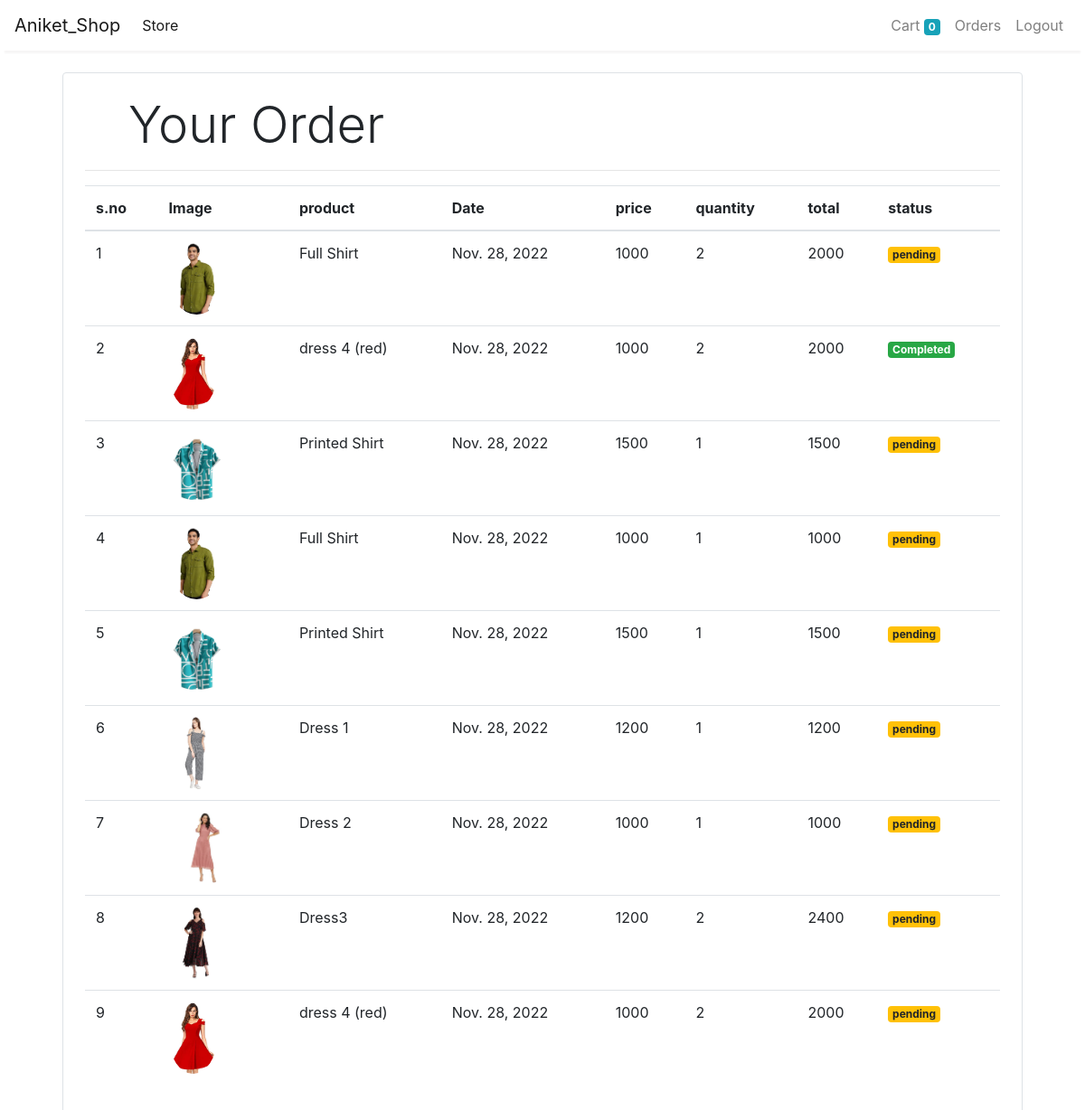
Page /order (signed in) on the committed database.
### shop/models.py (models this page shows, shortened)
class Order(models.Model):
    product = models.ForeignKey(Product,
                                on_delete=models.CASCADE)
    customer = models.ForeignKey(Customer,
                                 on_delete=models.CASCADE)
    quantity = models.IntegerField(default=1)
    price = models.IntegerField()
    address = models.CharField(max_length=50, default='', blank=True)
    phone = models.CharField(max_length=50, default='', blank=True)
    date = models.DateField(default=datetime.datetime.today)
    status = models.BooleanField(default=False)
    @staticmethod
    def get_orders_by_customer(customer_id):
        return Order.objects.filter(customer=customer_id).order_by('-date')

class Product(models.Model):
    name = models.CharField(max_length=50)
    price = models.IntegerField(default=0)
    category = models.ForeignKey(Category, on_delete=models.CASCADE, default=1)
    description = models.CharField(max_length=200, default='' , null=True , blank=True)
    image = models.ImageField(upload_to='uploads/products/')

### shop/views.py (the view)
# urls.py: path('order', order_page, name="order" ),
def order_page(request):
    customer = request.session.get('customer')
    orders = Order.get_orders_by_customer(customer)
    print(orders)
    return render(request, 'order.html', {'orders':orders})

### shop/templatetags/cart.py (called while the page is built)
@register.filter(name='multiply')
def multiply (number,number1):
    return number*number1

### shop/templates/order.html
{% extends "base.html" %}
{% block start %}
{% load cart %}
<div class="container">
 <div class="border rounded p-4 m-4">
    <p class="display-4 pl-4 ml-4">Your Order </p>
    <hr>
    <div class="table-responsive">
            <table class="table">
                <thead>
                    <tr>
                        <th>s.no</th>
                        <th>Image</th>
                        <th>product</th>
                        <th>Date</th>
                        <th>price</th>
                        <th>quantity</th>
                        <th>total</th>
                        <th>status</th>
                    </tr>
                </thead>
                <tbody>
                    {% for order in orders %}
                    <tr>
                        <td>{{forloop.counter}}</td>
                        <td><img style="height: 80px;" class="rounded-circle" src="{{order.product.image.url}}" alt=""></td>
                        <td>{{order.product.name}}</td>
                        <td>{{order.date}}</td>
                        <td>{{order.price}}</td>
                        <td>{{order.quantity}}</td>
                        <td>{{order.quantity|multiply:order.price}}</td>
                         {% if order.status %}
                         <td><small class="badge badge-success">Completed</small></td>
                         {% else %}
                         <td><small class="badge badge-warning">pending</small></td>
                         {% endif %}
                    </tr>
                    {% endfor %}
                </tbody>
            </table>
        </div>
    </div>
</div>
{% endblock %}

### rows in the picture
Order: product.image (picture), product.name "Full Shirt", date "Nov. 28, 2022", price "1000", quantity "2", quantity|multiply "2000", status "pending"
Order: product.image (picture), product.name "dress 4 (red)", date "Nov. 28, 2022", price "1000", quantity "2", quantity|multiply "2000", status "Completed"
Order: product.image (picture), product.name "Printed Shirt", date "Nov. 28, 2022", price "1500", quantity "1", quantity|multiply "1500", status "pending"
Order: product.image (picture), product.name "Full Shirt", date "Nov. 28, 2022", price "1000", quantity "1", quantity|multiply "1000", status "pending"
Order: product.image (picture), product.name "Printed Shirt", date "Nov. 28, 2022", price "1500", quantity "1", quantity|multiply "1500", status "pending"
Order: product.image (picture), product.name "Dress 1", date "Nov. 28, 2022", price "1200", quantity "1", quantity|multiply "1200", status "pending"
Order: product.image (picture), product.name "Dress 2", date "Nov. 28, 2022", price "1000", quantity "1", quantity|multiply "1000", status "pending"
Order: product.image (picture), product.name "Dress3", date "Nov. 28, 2022", price "1200", quantity "2", quantity|multiply "2400", status "pending"
Order: product.image (picture), product.name "dress 4 (red)", date "Nov. 28, 2022", price "1000", quantity "2", quantity|multiply "2000", status "pending"

### other values in the picture
{{ request.session.cart.keys|length }} "0"
